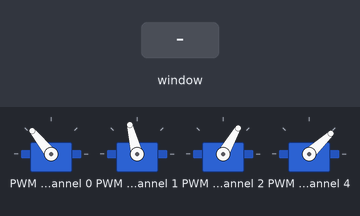
Bench run of a program on a simulated Raspberry Pi (BCM pin numbers). Parts: 4 × servo. The test bench sets the inputs (shaded band). The desktop window is not drawn, its controls go by their first labels and the mouse button is held 0.15 s; servo angles are drawn from the pulse width (0.5 ms = 0°, 2.5 ms = 180°); what the program prints to the terminal is not drawn.

Above: at 1.3 s.
1.4 s: slider 1 in the window set to 478
At 2.6 s:
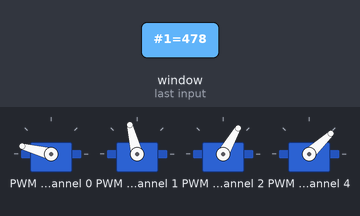
2.9 s: slider 1 in the window set to 560
At 3.7 s:
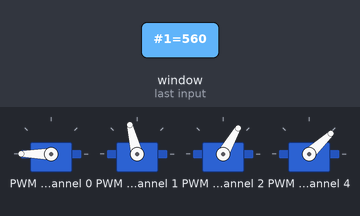
4.4 s: slider 1 in the window set to 436
At 4.9 s:
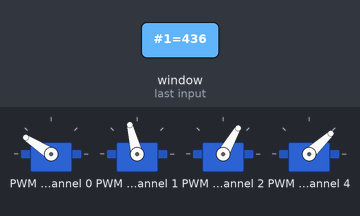
5.9 s: slider 2 in the window set to 450
At 7.1 s:
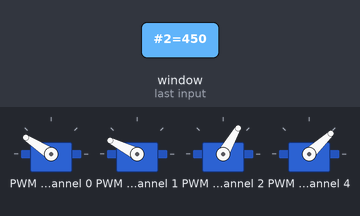
7.4 s: slider 1 in the window set to 395
At 8.3 s:
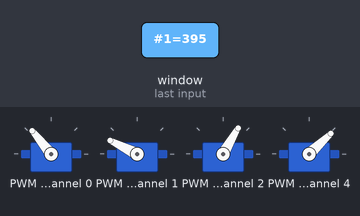
8.9 s: slider 2 in the window set to 560
At 9.5 s:
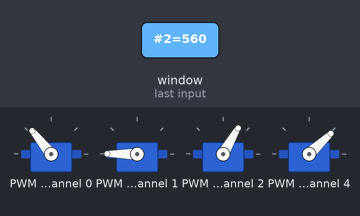
Timing chart, 0 to 11.4 s (numbered marks = the images above; inputs shaded):
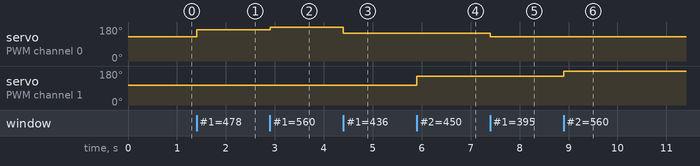

Measured:
- after the input at 1.4 s, servo on PWM channel 0: 129° → 165° at once
- after the input at 2.9 s, servo on PWM channel 0: 165° → 180° at once
- after the input at 4.4 s, servo on PWM channel 0: 180° → 147° at once
- after the input at 5.9 s, servo on PWM channel 1: 104° → 153° at once
- after the input at 7.4 s, servo on PWM channel 0: 147° → 129° at once
- after the input at 8.9 s, servo on PWM channel 1: 153° → 180° at once

The program:

MM_GUI03.py
```python
"""
8/6 ロボットアームの各サーボモータを動かすスライダーを追加する(Servo0~Servo3)
8/7 物体を拾うボタンと持ち上げるボタンを作成する-->完
8/8 持ち上げボタンは削除しアップグレードして04に継承
"""

from Adafruit_PCA9685 import PCA9685
import time
import tkinter as tk

root = tk.Tk()
root.geometry("1000x1000")
pwm = PCA9685(0x40)
pwm.set_pwm_freq(50)

pwm.set_pwm(0, 0, 395)
pwm.set_pwm(1, 0, 340)
pwm.set_pwm(2, 0, 240)
pwm.set_pwm(4, 0, 200)

servo0_pwmvalue = tk.DoubleVar()
servo1_pwmvalue = tk.DoubleVar()
servo2_pwmvalue = tk.DoubleVar()
servo3_pwmvalue = tk.DoubleVar()
servo0_pwmvalue.set(395)
servo1_pwmvalue.set(340)
servo2_pwmvalue.set(240)
servo3_pwmvalue.set(200)

def control_servo0(event):
	servo0_pwmvalue_now = int(servo0_pwmvalue.get())
	pwm.set_pwm(0, 0, servo0_pwmvalue_now)
	print('サーボ0の角度: {}'.format(servo0_pwmvalue_now))

def control_servo1(event):
	servo1_pwmvalue_now = int(servo1_pwmvalue.get())
	pwm.set_pwm(1, 0, servo1_pwmvalue_now)
	print('サーボ1の角度: {}'.format(servo1_pwmvalue_now))

def control_servo2(event):
	servo2_pwmvalue_now = int(servo2_pwmvalue.get())
	pwm.set_pwm(2, 0, servo2_pwmvalue_now)
	print('サーボ2の角度: {}'.format(servo2_pwmvalue_now))

def control_servo3(event):
	servo3_pwmvalue_now = int(servo3_pwmvalue.get())
	pwm.set_pwm(4, 0, servo3_pwmvalue_now)
	print('サーボ3の角度: {}'.format(servo3_pwmvalue_now))

servo0 = tk.Scale(root, label='サーボモータ0', length=1900, tickinterval=10, orient='h', from_=395, to=560, variable=servo0_pwmvalue, command=control_servo0)
servo1 = tk.Scale(root, label='サーボモータ1', length=1900, tickinterval=10, orient='h', from_=340, to=560, variable=servo1_pwmvalue, command=control_servo1)
servo2 = tk.Scale(root, label='サーボモータ2', length=1900, tickinterval=10, orient='h', from_=240, to=415, variable=servo2_pwmvalue, command=control_servo2)
servo3 = tk.Scale(root, label='サーボモータ3', length=1900, tickinterval=10, orient='h', from_=200, to=400, variable=servo3_pwmvalue, command=control_servo3)

servo0.pack()
servo1.pack()
servo2.pack()
servo3.pack()


root.mainloop()
```
